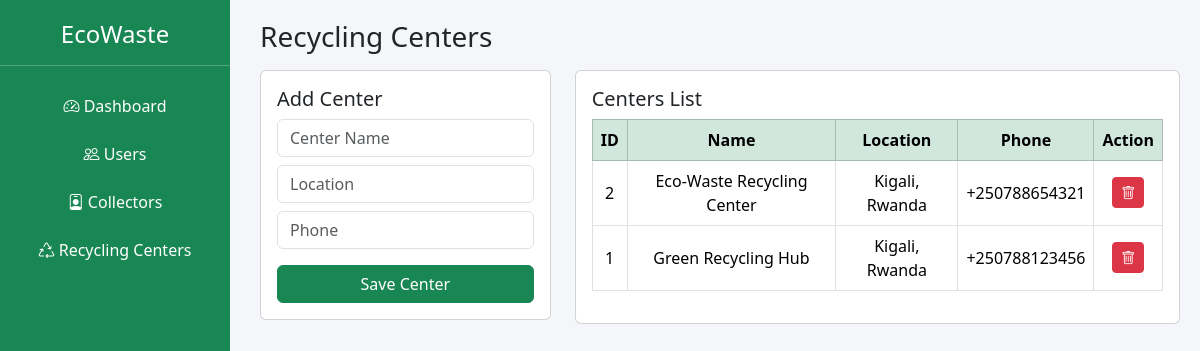
Screenshot of /recycling_centers.php with the database file from the repository.
### tables this page shows
CREATE TABLE recycling_centers (
    center_id INT PRIMARY KEY AUTO_INCREMENT,
    center_name VARCHAR(100) NOT NULL,
    location TEXT NOT NULL,
    latitude DECIMAL(10, 8) DEFAULT NULL,
    longitude DECIMAL(11, 8) DEFAULT NULL,
    contact_phone VARCHAR(20) NOT NULL,
    contact_email VARCHAR(100) DEFAULT NULL,
    operating_hours VARCHAR(255) DEFAULT NULL,
    capacity DECIMAL(10, 2) DEFAULT NULL COMMENT 'Processing capacity in tons per day',
    accepted_materials TEXT DEFAULT NULL,
    status ENUM('active', 'inactive', 'maintenance') DEFAULT 'active',
    created_at TIMESTAMP DEFAULT CURRENT_TIMESTAMP,
    updated_at TIMESTAMP DEFAULT CURRENT_TIMESTAMP ON UPDATE CURRENT_TIMESTAMP,
    INDEX idx_center_name (center_name),
    INDEX idx_status (status)
);

### recycling_backend.php (called while the page is built, shortened)
<?php
function getCenters($conn) {
    return $conn->query("
        SELECT * FROM recycling_centers
        ORDER BY center_id DESC
    ");
}
?>

### recycling_centers.php (the view, shortened to what this page needs)
<?php
include "recycling_backend.php";
$centers = getCenters($conn);
?>
<!DOCTYPE html>
<html lang="en">
<head>
<link href="https://cdn.jsdelivr.net/npm/bootstrap@5.3.3/dist/css/bootstrap.min.css" rel="stylesheet">
<link href="https://cdn.jsdelivr.net/npm/bootstrap-icons/font/bootstrap-icons.css" rel="stylesheet">
</head>
<body>
<div class="sidebar text-center">
    <h4>EcoWaste</h4>
    <hr>
    <a href="admin.php"><i class="bi bi-speedometer2"></i> Dashboard</a>
    <a href="users.php"><i class="bi bi-people"></i> Users</a>
    <a href="collectors.php"><i class="bi bi-person-badge"></i> Collectors</a>
    <a href="recycling_centers.php"><i class="bi bi-recycle"></i> Recycling Centers</a>
</div>
<div class="main">
<h3 class="mb-3">Recycling Centers</h3>
<div class="row">
<div class="col-md-4">
<div class="card p-3">
<h5>Add Center</h5>
<form method="POST">
<input type="text" name="center_name" class="form-control mb-2" placeholder="Center Name" required>
<input type="text" name="location" class="form-control mb-2" placeholder="Location" required>
<input type="text" name="contact_phone" class="form-control mb-3" placeholder="Phone">
<button class="btn btn-success w-100" name="save">
    Save Center
</button>
</form>
</div>
</div>
<div class="col-md-8">
<div class="card p-3">
<h5>Centers List</h5>
<table class="table table-bordered text-center align-middle">
<thead class="table-success">
<tr>
    <th>ID</th>
    <th>Name</th>
    <th>Location</th>
    <th>Phone</th>
    <th>Action</th>
</tr>
</thead>
<tbody>
<?php while($row = $centers->fetch_assoc()) { ?>
<tr>
    <td><?= $row['center_id'] ?></td>
    <td><?= $row['center_name'] ?></td>
    <td><?= $row['location'] ?></td>
    <td><?= $row['contact_phone'] ?></td>
    <td>
        <a href="?delete=<?= $row['center_id'] ?>"
           class="btn btn-danger btn-sm"
           onclick="return confirm('Delete this center?')">
            <i class="bi bi-trash"></i>
        </a>
    </td>
</tr>
<?php } ?>
</tbody>
</table>
</div>
</div>
</div>
</div>
</body>
</html>

### recycling_centers.php (style rules this page uses)
body { background:#f4f6f9; }
.sidebar { height:100vh; width:230px; position:fixed; background:#198754; color:white; padding-top:20px; }
.sidebar a { display:block; color:white; padding:12px; text-decoration:none; }
.main { margin-left:240px; padding:20px; }

### rows the page displays
recycling_centers: center_id "2", center_name "Eco-Waste Recycling Center", location "Kigali, Rwanda", contact_phone "+250788654321"
recycling_centers: center_id "1", center_name "Green Recycling Hub", location "Kigali, Rwanda", contact_phone "+250788123456"
